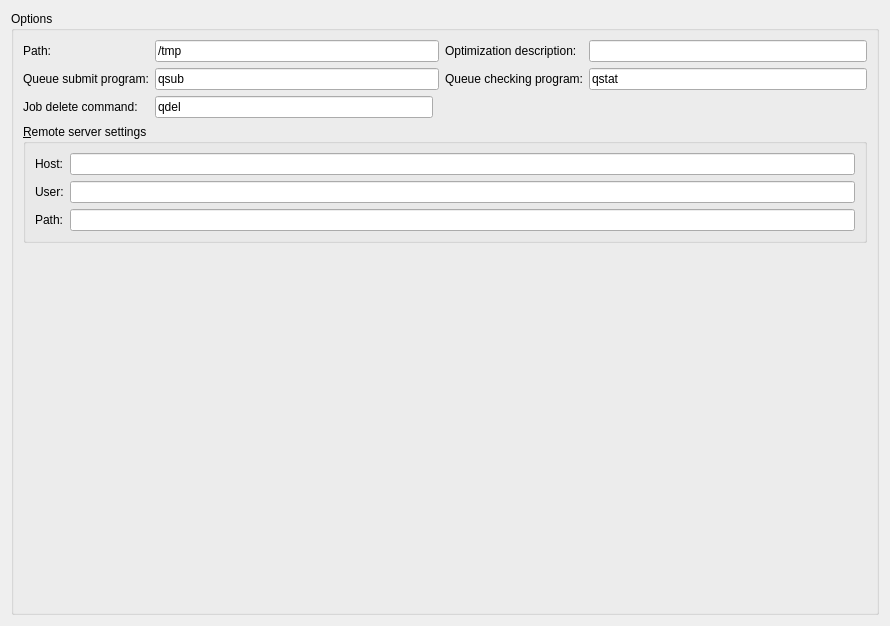
<?xml version="1.0" encoding="UTF-8"?>
<ui version="4.0">
 <class>Tab_Sys</class>
 <widget class="QWidget" name="Tab_Sys">
  <property name="geometry">
   <rect>
    <x>0</x>
    <y>0</y>
    <width>890</width>
    <height>626</height>
   </rect>
  </property>
  <property name="windowTitle">
   <string>Form</string>
  </property>
  <layout class="QGridLayout" name="gridLayout">
   <item row="0" column="0">
    <widget class="QGroupBox" name="groupBox_3">
     <property name="title">
      <string>Options</string>
     </property>
     <layout class="QGridLayout" name="gridLayout_6">
      <item row="1" column="1" colspan="2">
       <widget class="QLineEdit" name="edit_qsub">
        <property name="toolTip">
         <string>Command used to submit jobs to the PBS queue. Usually qsub.</string>
        </property>
        <property name="text">
         <string>qsub</string>
        </property>
       </widget>
      </item>
      <item row="1" column="0">
       <widget class="QLabel" name="label_launch">
        <property name="toolTip">
         <string>Command used to submit jobs to the PBS queue. Usually qsub.</string>
        </property>
        <property name="text">
         <string>Queue submit program:</string>
        </property>
        <property name="buddy">
         <cstring>edit_qsub</cstring>
        </property>
       </widget>
      </item>
      <item row="3" column="0" colspan="5">
       <widget class="QGroupBox" name="cb_remote">
        <property name="title">
         <string>&amp;Remote server settings</string>
        </property>
        <property name="checkable">
         <bool>false</bool>
        </property>
        <property name="checked">
         <bool>false</bool>
        </property>
        <layout class="QGridLayout" name="gridLayout_10">
         <item row="0" column="0">
          <widget class="QLabel" name="label_18">
           <property name="text">
            <string>Host:</string>
           </property>
           <property name="buddy">
            <cstring>edit_host</cstring>
           </property>
          </widget>
         </item>
         <item row="1" column="0">
          <widget class="QLabel" name="label_19">
           <property name="text">
            <string>User:</string>
           </property>
           <property name="buddy">
            <cstring>edit_username</cstring>
           </property>
          </widget>
         </item>
         <item row="0" column="1">
          <widget class="QLineEdit" name="edit_host"/>
         </item>
         <item row="1" column="1">
          <widget class="QLineEdit" name="edit_username"/>
         </item>
         <item row="2" column="0">
          <widget class="QLabel" name="label_20">
           <property name="text">
            <string>Path:</string>
           </property>
           <property name="buddy">
            <cstring>edit_rempath</cstring>
           </property>
          </widget>
         </item>
         <item row="2" column="1">
          <widget class="QLineEdit" name="edit_rempath"/>
         </item>
        </layout>
       </widget>
      </item>
      <item row="1" column="4">
       <widget class="QLineEdit" name="edit_qstat">
        <property name="toolTip">
         <string>Command used to check the PBS queue. Use qstat.</string>
        </property>
        <property name="text">
         <string>qstat</string>
        </property>
       </widget>
      </item>
      <item row="0" column="0">
       <widget class="QLabel" name="label_path">
        <property name="toolTip">
         <string>Local path where files are to be written.</string>
        </property>
        <property name="text">
         <string>Path:</string>
        </property>
        <property name="buddy">
         <cstring>edit_path</cstring>
        </property>
       </widget>
      </item>
      <item row="0" column="1" colspan="2">
       <widget class="QLineEdit" name="edit_path">
        <property name="toolTip">
         <string>Local path where files are to be written.</string>
        </property>
        <property name="text">
         <string>/tmp</string>
        </property>
       </widget>
      </item>
      <item row="1" column="3">
       <widget class="QLabel" name="label_check">
        <property name="toolTip">
         <string>Command used to check the PBS queue. Use qstat.</string>
        </property>
        <property name="text">
         <string>Queue checking program:</string>
        </property>
        <property name="buddy">
         <cstring>edit_qstat</cstring>
        </property>
       </widget>
      </item>
      <item row="0" column="4">
       <widget class="QLineEdit" name="edit_description">
        <property name="toolTip">
         <string>Base name of individual structure files.

Final name will be: 
[base name][generation number]x[id number]</string>
        </property>
        <property name="text">
         <string/>
        </property>
       </widget>
      </item>
      <item row="0" column="3">
       <widget class="QLabel" name="label_description">
        <property name="toolTip">
         <string>Base name of individual structure files.

Final name will be: 
[base name][generation number]x[id number]</string>
        </property>
        <property name="text">
         <string>Optimization description:</string>
        </property>
        <property name="buddy">
         <cstring>edit_description</cstring>
        </property>
       </widget>
      </item>
      <item row="2" column="0">
       <widget class="QLabel" name="label_qdel">
        <property name="toolTip">
         <string>Command used to delete jobs from the queue. Usually qdel.</string>
        </property>
        <property name="text">
         <string>Job delete command:</string>
        </property>
        <property name="buddy">
         <cstring>edit_qdel</cstring>
        </property>
       </widget>
      </item>
      <item row="2" column="1">
       <widget class="QLineEdit" name="edit_qdel">
        <property name="toolTip">
         <string>Command used to delete jobs from the queue. Usually qdel.</string>
        </property>
        <property name="text">
         <string>qdel</string>
        </property>
       </widget>
      </item>
      <item row="4" column="0">
       <spacer name="verticalSpacer">
        <property name="orientation">
         <enum>Qt::Vertical</enum>
        </property>
        <property name="sizeHint" stdset="0">
         <size>
          <width>20</width>
          <height>40</height>
         </size>
        </property>
       </spacer>
      </item>
     </layout>
    </widget>
   </item>
  </layout>
 </widget>
 <tabstops>
  <tabstop>edit_path</tabstop>
  <tabstop>edit_description</tabstop>
  <tabstop>edit_qsub</tabstop>
  <tabstop>edit_qstat</tabstop>
  <tabstop>edit_qdel</tabstop>
  <tabstop>cb_remote</tabstop>
  <tabstop>edit_host</tabstop>
  <tabstop>edit_username</tabstop>
  <tabstop>edit_rempath</tabstop>
 </tabstops>
 <resources/>
 <connections/>
</ui>
